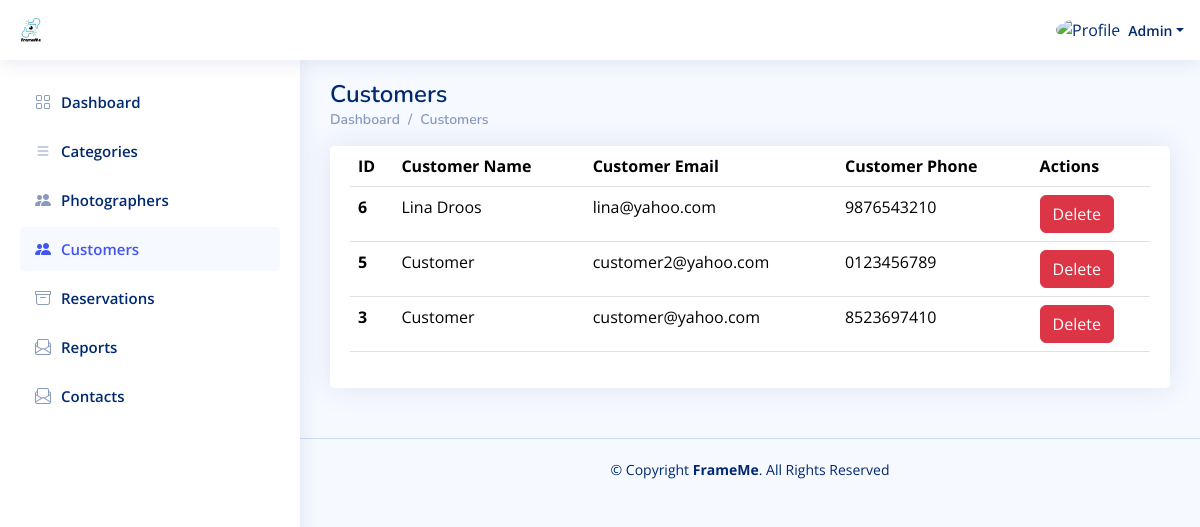
/Admin_Dashboard/Customers.php (signed in), run on the app's committed database.
### tables this page shows
CREATE TABLE `users` (
  `id` int(11) NOT NULL,
  `user_type_id` int(11) NOT NULL,
  `name` varchar(191) NOT NULL,
  `email` varchar(191) NOT NULL,
  `description` text DEFAULT NULL,
  `password` varchar(250) NOT NULL,
  `phone` varchar(191) NOT NULL,
  `image` varchar(250) NOT NULL,
  `request_status` varchar(191) NOT NULL DEFAULT 'Pending',
  `total_rate` double DEFAULT NULL,
  `price_range` varchar(191) DEFAULT NULL,
  `active` int(11) NOT NULL DEFAULT 1,
  `created_at` datetime NOT NULL DEFAULT current_timestamp()
);

### Admin_Dashboard/Customers.php (the view, shortened to what this page needs)
<?php
include "../Connect.php";
$A_ID = $_SESSION['A_Log'];
if (!$A_ID) {
    echo '<script language="JavaScript">
     document.location="../Login.php";
    </script>';
} else {
    $sql1 = mysqli_query($con, "select * from users where id='$A_ID'");
    $row1 = mysqli_fetch_array($sql1);
    $name = $row1['name'];
}
?>
<!DOCTYPE html>
<html lang="en">
  <head>
    <link
      href="../assets/vendor/bootstrap/css/bootstrap.min.css"
      rel="stylesheet"
    />
    <link
      href="../assets/vendor/bootstrap-icons/bootstrap-icons.css"
      rel="stylesheet"
    />
    <link href="../assets/vendor/boxicons/css/boxicons.min.css" rel="stylesheet" />
    <link href="../assets/vendor/quill/quill.snow.css" rel="stylesheet" />
    <link href="../assets/vendor/quill/quill.bubble.css" rel="stylesheet" />
    <link href="../assets/vendor/remixicon/remixicon.css" rel="stylesheet" />
    <link href="../assets/vendor/simple-datatables/style.css" rel="stylesheet" />
    <link href="../assets/css/style.css" rel="stylesheet" />
  </head>
  <body>
    <header id="header" class="header fixed-top d-flex align-items-center">
      <div class="d-flex align-items-center justify-content-between">
        <a href="index.php" class="logo d-flex align-items-center">
          <img src="../assets/img/logo_1.png" alt="" />
        </a>
      </div>
      <nav class="header-nav ms-auto">
        <ul class="d-flex align-items-center">
          <li class="nav-item dropdown pe-3">
            <a
              class="nav-link nav-profile d-flex align-items-center pe-0"
              href="#"
              data-bs-toggle="dropdown"
            >
              <img
                src="https://www.computerhope.com/jargon/g/guest-user.png"
                alt="Profile"
                class="rounded-circle"
              />
              <span class="d-none d-md-block dropdown-toggle ps-2"><?php echo $name ?></span> </a
            >
          </li>
        </ul>
      </nav>
    </header>
    <?php require './Aside-Nav/Aside.php'?>
    <main id="main" class="main">
      <div class="pagetitle">
        <h1>Customers</h1>
        <nav>
          <ol class="breadcrumb">
            <li class="breadcrumb-item"><a href="index.php">Dashboard</a></li>
            <li class="breadcrumb-item">Customers</li>
          </ol>
        </nav>
      </div>
      <section class="section">
        <div class="row" id="div_print">
          <div class="col-lg-12">
            <div class="card">
              <div class="card-body">
                <table class="table datatable">
                  <thead>
                    <tr>
                      <th scope="col">ID</th>
                      <th scope="col">Customer Name</th>
                      <th scope="col">Customer Email</th>
                      <th scope="col">Customer Phone</th>
                      <th scope="col">Actions</th>
                    </tr>
                  </thead>
                  <tbody>
<?php
$sql1 = mysqli_query($con, "SELECT * from users WHERE user_type_id = 3 ORDER BY id DESC");
while ($row1 = mysqli_fetch_array($sql1)) {
    $customer_id = $row1['id'];
    $customer_name = $row1['name'];
    $customer_email = $row1['email'];
    $customer_phone = $row1['phone'];
    $active = $row1['active'];
    ?>
                    <tr>
                      <th scope="row"><?php echo $customer_id ?></th>
                      <td><?php echo $customer_name ?></td>
                      <td><?php echo $customer_email ?></td>
                      <td><?php echo $customer_phone ?></td>
                      <td>
                          <?php if ($active == 1) {?>
                            <a href="./DeleteOrRestoreUser.php?user_id=<?php echo $customer_id ?>&&isActive=<?php echo 0 ?>&isCustomer=1" class="btn btn-danger">Delete</a>
                            <?php } else {?>
                              <a href="./DeleteOrRestoreUser.php?user_id=<?php echo $customer_id ?>&&isActive=<?php echo 1 ?>&isCustomer=1" class="btn btn-primary">Restore</a>
                          <?php }?>
                      </td>
                    </tr>
<?php }?>
                  </tbody>
                </table>
              </div>
            </div>
          </div>
        </div>
      </section>
    </main>
    <footer id="footer" class="footer">
      <div class="copyright">
        &copy; Copyright <strong><span>FrameMe</span></strong
        >. All Rights Reserved
      </div>
    </footer>
  </body>
</html>

### assets/css/style.css (style rules this page uses)
:root { scroll-behavior: smooth; }
body { font-family: "Open Sans", sans-serif; background: #f6f9ff; color: #444444; }
a { color: #4154f1; text-decoration: none; }
h1, h2, h3, h4, h5, h6 { font-family: "Nunito", sans-serif; }
#main { margin-top: 60px; padding: 20px 30px; transition: all 0.3s; }
.pagetitle { margin-bottom: 10px; }
.pagetitle h1 { font-size: 24px; margin-bottom: 0; font-weight: 600; color: #012970; }
.card { margin-bottom: 30px; border: none; border-radius: 5px; box-shadow: 0px 0 30px rgba(1, 41, 112, 0.1); }
.card-body { padding: 0 20px 20px 20px; }
.breadcrumb { font-size: 14px; font-family: "Nunito", sans-serif; color: #899bbd; font-weight: 600; }
.breadcrumb a { color: #899bbd; transition: 0.3s; }
.breadcrumb .breadcrumb-item::before { color: #899bbd; }
.logo { line-height: 1; }
@media (min-width: 1200px) { .logo { width: 280px; } }
.logo img { max-height: 26px; margin-right: 6px; }
.header { transition: all 0.5s; z-index: 997; height: 60px; box-shadow: 0px 2px 20px rgba(1, 41, 112, 0.1); background-color: #fff; padding-left: 20px; }
.header-nav ul { list-style: none; }
.header-nav>ul { margin: 0; padding: 0; }
.header-nav .nav-profile { color: #012970; }
.header-nav .nav-profile img { max-height: 36px; }
.header-nav .nav-profile span { font-size: 14px; font-weight: 600; }
@media (min-width: 1200px) { #main, #footer { margin-left: 300px; } }
.footer { padding: 20px 0; font-size: 14px; transition: all 0.3s; border-top: 1px solid #cddfff; }
.footer .copyright { text-align: center; color: #012970; }

### data on the page
users: name "Admin"
users: id "6", name "Lina Droos", email "lina@yahoo.com", phone "9876543210"
users: id "5", name "Customer", email "customer2@yahoo.com", phone "0123456789"
users: id "3", name "Customer", email "customer@yahoo.com", phone "8523697410"
